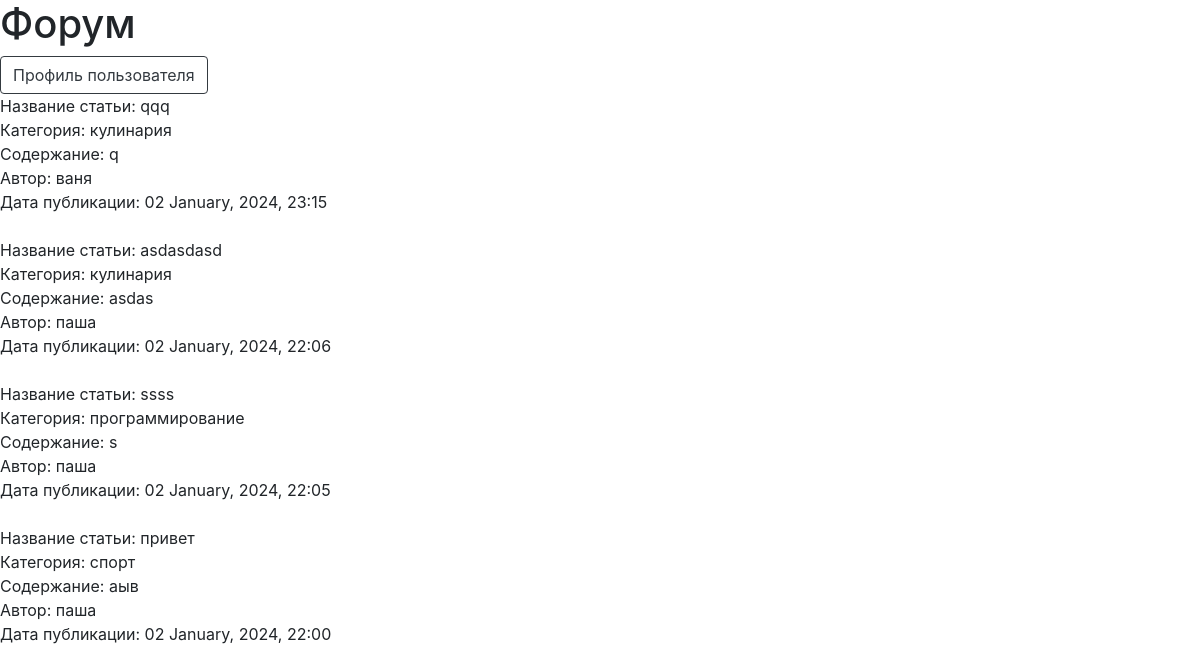
Before: / with the older database file.
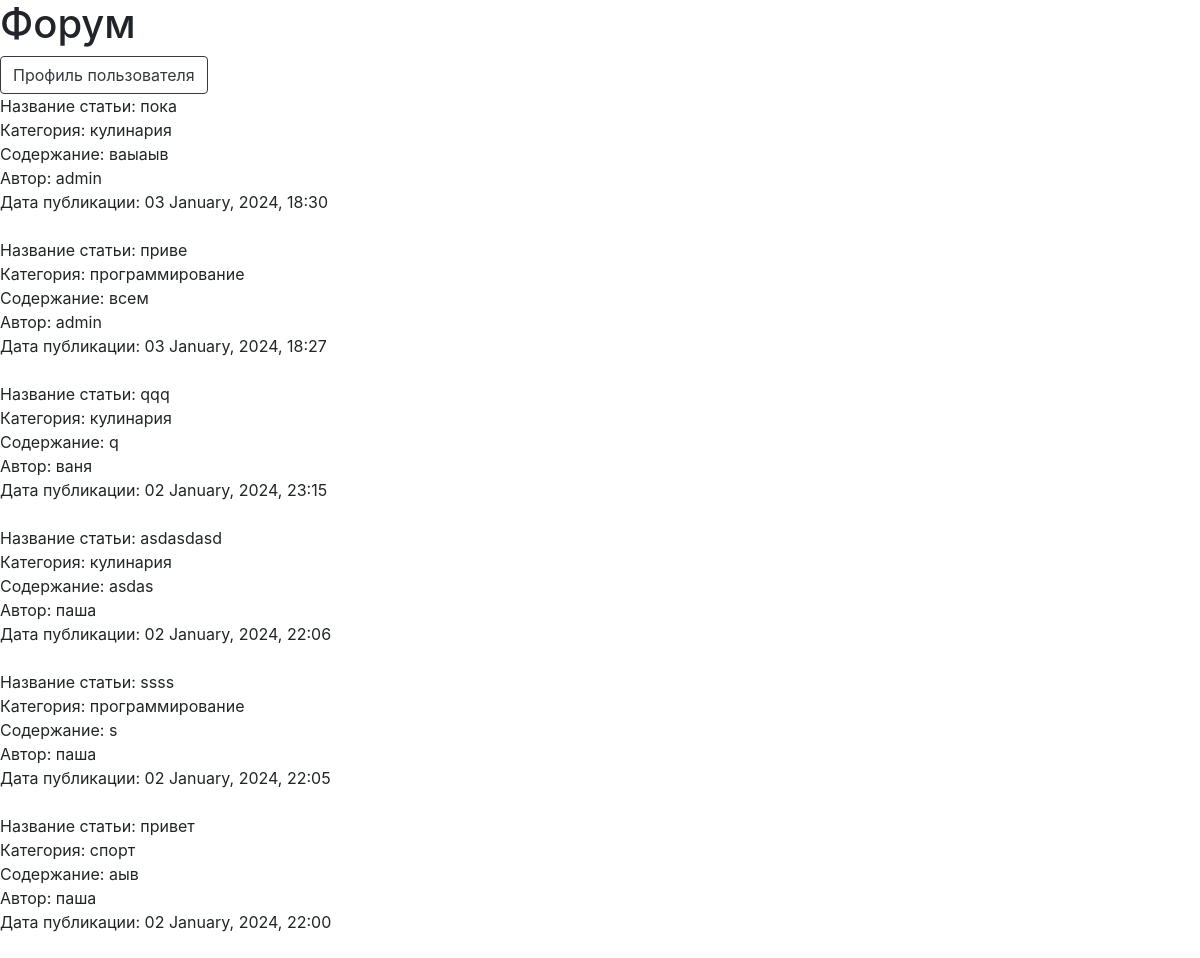
After: the same page with the newer database file.
### models.py (models this page shows)
class Base(DeclarativeBase):
    id: Mapped[int_pk]
    created_at: Mapped[datetime] = Column(DateTime, default=utcnow)

class Article(Base):
    __tablename__ = 'articles'
    name_of_article: Mapped[str]
    category: Mapped[str]
    text_of_article: Mapped[str]
    user_id: Mapped[int] = mapped_column(ForeignKey('users.id'))
    user: Mapped['User'] = relationship(back_populates='articles')

class User(Base, UserMixin):
    __tablename__ = 'users'
    username: Mapped[str]
    email: Mapped[str]
    password: Mapped[str]
    articles: Mapped[list['Article']] = relationship(
        back_populates='user',
        cascade='all'
    )

### app.py (the view)
@app.route('/', methods=['GET'])
def main_page():
    session = SessionFactory()
    articles = upload_articles_and_categories(session)
    return render_template('forum/main_page.html', articles=articles)

### views/main_page/main_page_view.py (called while the page is built)
def upload_articles_and_categories(session):
    articles = session.query(Article).order_by(desc(Article.created_at)).all()
    return articles

### templates/forum/main_page.html (shortened to what this page needs)
<!DOCTYPE html>
<html lang="en">
<head>
    <link rel="stylesheet" href="https://stackpath.bootstrapcdn.com/bootstrap/4.3.1/css/bootstrap.min.css">
</head>
<body>
<h1>Форум</h1>
<div>
    <button onclick="window.location.href='{{ url_for('your_profile_page') }}';" type="button" class="btn btn-outline-dark">Профиль пользователя</button>
</div>
{% for article in articles %}
    <div>Название статьи: {{ article.name_of_article }}</div>
    <duv>Категория: {{ article.category }}</duv>
    <div>Содержание: {{ article.text_of_article }}</div>
    <div>Автор: {{ article.user.username }}</div>
    <div>Дата публикации: {{ article.created_at.strftime('%d %B, %Y, %H:%M') }}</div>
    <br>
{% endfor %}
</body>
</html>

Changed rows visible on the page:
added Article: name_of_article "пока", category "кулинария", text_of_article "ваыаыв", user.username "admin", created_at "03 January, 2024, 18:30"
added Article: name_of_article "приве", category "программирование", text_of_article "всем", user.username "admin", created_at "03 January, 2024, 18:27"
